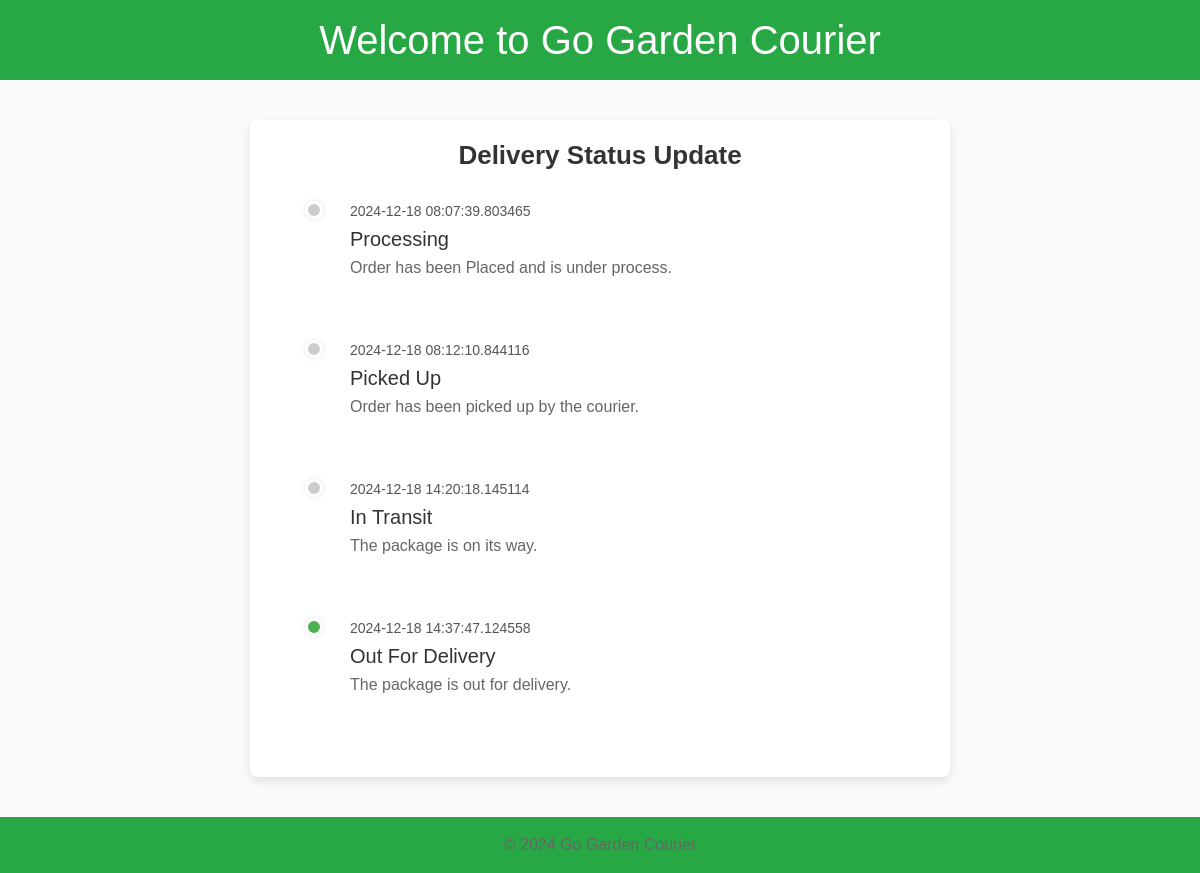
Page /2/status (signed in) on the committed database.
### models.py (models this page shows)
class Audit(db.Model):
    __tablename__ = 'audit'
    record_id = db.Column(db.Integer, primary_key=True)
    order_id = db.Column(db.Integer, db.ForeignKey('orders.order_id'), nullable=False)
    status = db.Column(db.String(50), nullable=False)
    updated_at = db.Column(db.DateTime, default=datetime.now(timezone.utc))
    updated_by = db.Column(db.Integer, db.ForeignKey('users.user_id'), nullable=False)
    reason = db.Column(db.Text)
    order = db.relationship("Order",foreign_keys=[order_id], back_populates="audit_logs")
    user = db.relationship("User", back_populates="audit_logs")

### customer.py (the view)
@app.route('/<int:order_id>/status', methods=['GET'])
@login_required
def status_update_timeline(order_id):
    customer_id = current_user.user_id
    if customer_id != Order.query.get(order_id).user_id:
        return jsonify({'error':'Unauthorized access, you do not have access'}), 403
    history = sorted(Audit.query.filter(Audit.order_id==order_id).all(), key=lambda x:x.updated_at)
    return render_template('status_update_timeline_t3.html', history=history)

### templates/status_update_timeline_t3.html (shortened to what this page needs)
{% extends "base.html" %}
{% block extra_css %}
    <link rel="stylesheet" href="{{ url_for('static', filename='css/status_update_timeline.css') }}">
{% endblock %}
{% block content %}
    <h1>Delivery Status Update</h1>
    <div class="timeline">
        {% for status in history %}
        <div class="status-step">
            <div class="dot {% if loop.last %}completed{% endif %}"></div>
            <div class="status-info">
                <p class="date-time">{{ status['updated_at'] }}</p>
                {% if status['status'] is not none %}
                    <h3>{{ status['status'] }}</h3>
                {% endif %}
                <p>{{ status['reason'] }}</p>
            </div>
        </div>
        {% endfor %}
    </div>
{% endblock %}

### static/css/status_update_timeline.css (style rules this page uses)
body { font-family: 'Arial', sans-serif; margin: 0; padding: 0; background-color: #f9fafb; background-image: url('images/logistics.png'); background-size: cover; background-attachment: fixed; background-repeat: no-repeat; }
.container h1 { text-align: center; font-size: 26px; font-weight: 600; color: #333; margin-bottom: 30px; }
.timeline { position: relative; margin-left: 50px; padding-left: 20px; }
.status-step { position: relative; margin-bottom: 60px; }
.dot { width: 18px; height: 18px; background: #ccc; border-radius: 50%; border: 3px solid #fff; position: absolute; left: -35px; top: 0; z-index: 10; box-shadow: 0 0 6px rgba(0, 0, 0, 0.1); }
.dot.completed { background: #4caf50; }
.status-info { margin-left: 10px; }
.date-time { font-size: 14px; color: #555; margin-bottom: 5px; }
h3 { font-size: 20px; margin: 0 0 5px; color: #333; }
p { font-size: 16px; color: #666; margin: 0; }

### rows in the picture
Audit: updated_at "2024-12-18 08:07:39.803465", status "Processing", reason "Order has been Placed and is under process."
Audit: updated_at "2024-12-18 08:12:10.844116", status "Picked Up", reason "Order has been picked up by the courier."
Audit: updated_at "2024-12-18 14:20:18.145114", status "In Transit", reason "The package is on its way."
Audit: updated_at "2024-12-18 14:37:47.124558", status "Out For Delivery", reason "The package is out for delivery."
